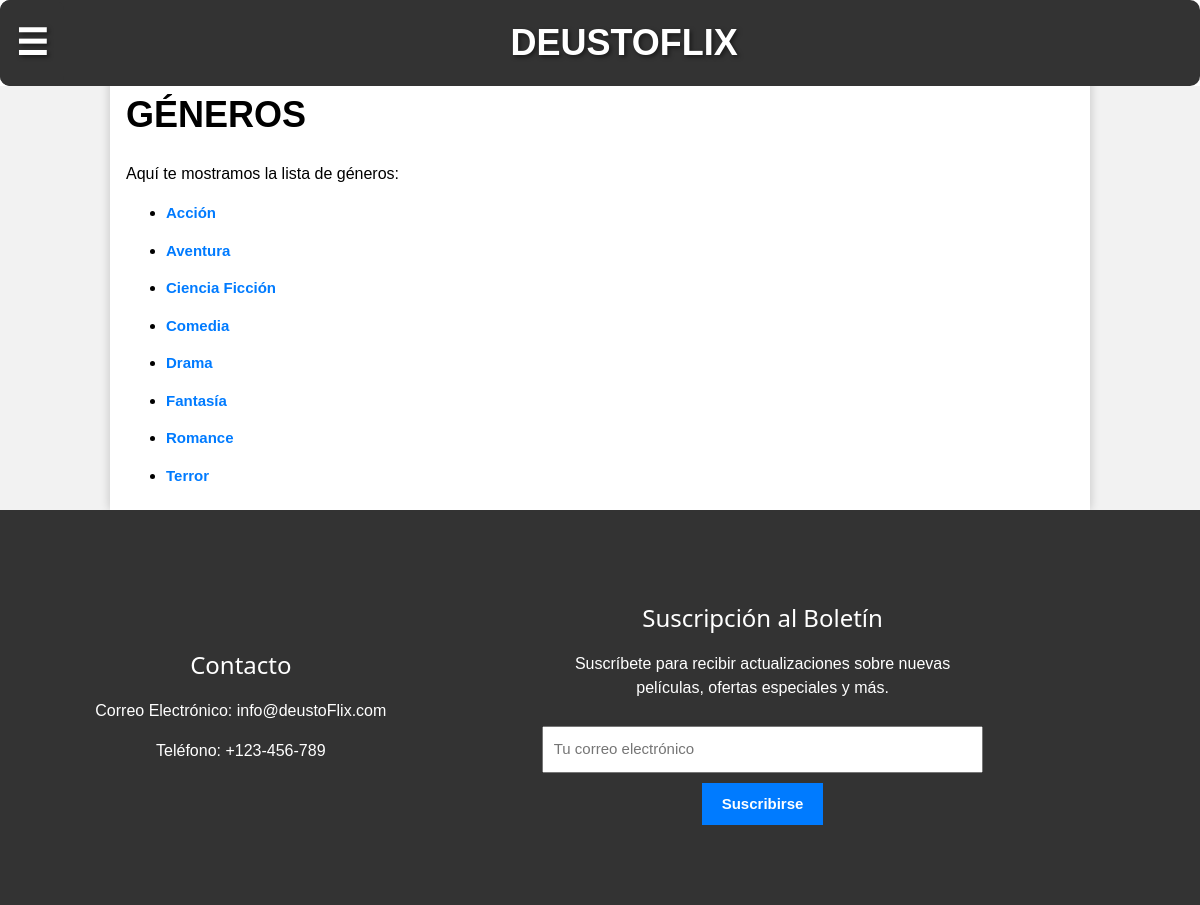
/es/generos/, run on the app's committed database.
### appDeustoFlix/models.py (models this page shows, shortened)
class Genero(models.Model):
    nombre = models.CharField(max_length=70)  # Nombre del género
    apto_para_todos =  (models.BooleanField(default=False))

### appDeustoFlix/views.py (the view)
# urls.py: path("generos/", views.IndexGeneros.as_view(), name="IndexGeneros"),
class IndexGeneros(ListView):#bien
	model = Genero
	template_name = 'generos.html'
	queryset = Genero.objects.order_by('nombre')
	def get_context_data(self, **kwargs):
		context = super().get_context_data(**kwargs)
		context['hola'] = _('Hola')
		return context

### appDeustoFlix/templates/generos.html
{% extends "base.html" %}
{%load i18n%}
{% load static %}
{% block contenido %}
<div class="portfolio__inner">
    <h2 class="portfolio__title">{% trans 'Géneros' %}</h2>
    <p class="portfolio__descr">{%trans 'Aquí te mostramos la lista de géneros:' %}</p>
    {% if object_list %}
        {% for genero in object_list %}
            <ul>
                <li> <a href="{% url 'ShowGenero' genero.id %}"> {{ genero.nombre }}</a></li>
            </ul>
        {% endfor %}
    {% else %}
        <p id="No_generos">{% trans 'No hay géneros disponibles.' %}</p>
    {% endif %}
</div>
{% endblock %}

### appDeustoFlix/static/css/w3.css (style rules this page uses)
html { box-sizing:border-box }
*,*:before,*:after { box-sizing:inherit }
html { -ms-text-size-adjust:100%;-webkit-text-size-adjust:100% }
body { margin:0 }
a { background-color:transparent }
html,body { font-family:Verdana,sans-serif;font-size:15px;line-height:1.5 }
html { overflow-x:hidden }
h2 { font-size:30px }
h1,h2,h3,h4,h5,h6 { font-family:"Segoe UI",Arial,sans-serif;font-weight:400;margin:10px 0 }
a { color:inherit }

### appDeustoFlix/static/css/general.css (style rules this page uses)
body { font-family: Arial, sans-serif; background-color: #f2f2f2; }
.portfolio__title { text-transform: uppercase; font-size: 36px; font-weight: bold; margin: 20px 0; font-family:'Lucida Sans', 'Lucida Sans Regular', 'Lucida Grande', 'Lucida Sans Unicode', Geneva, Verdana, sans-serif; }
p { font-size: 16px; }
a { color: #007bff; text-decoration: none; font-weight: bold; }

### data on the page
Genero: nombre "Acción"
Genero: nombre "Aventura"
Genero: nombre "Ciencia Ficción"
Genero: nombre "Comedia"
Genero: nombre "Drama"
Genero: nombre "Fantasía"
Genero: nombre "Romance"
Genero: nombre "Terror"
